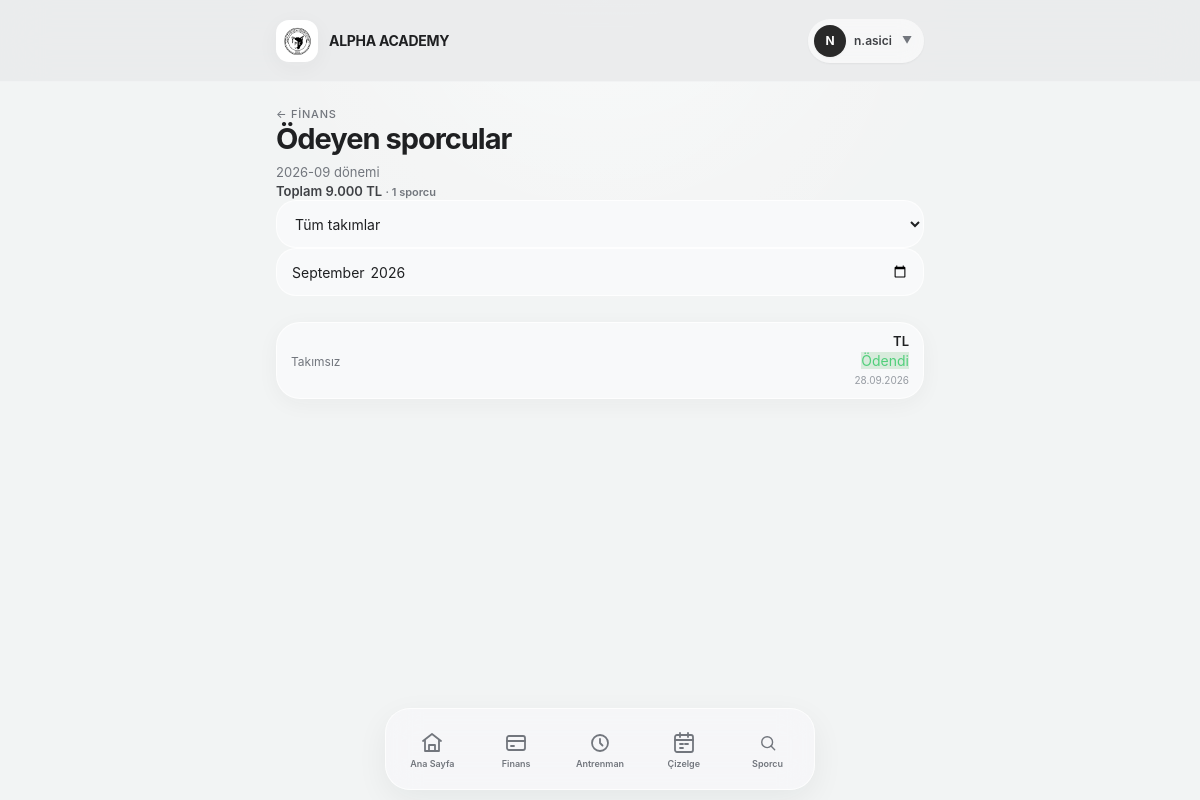
Page /dashboard/payment-status/paid/ (signed in) on the earlier database version.
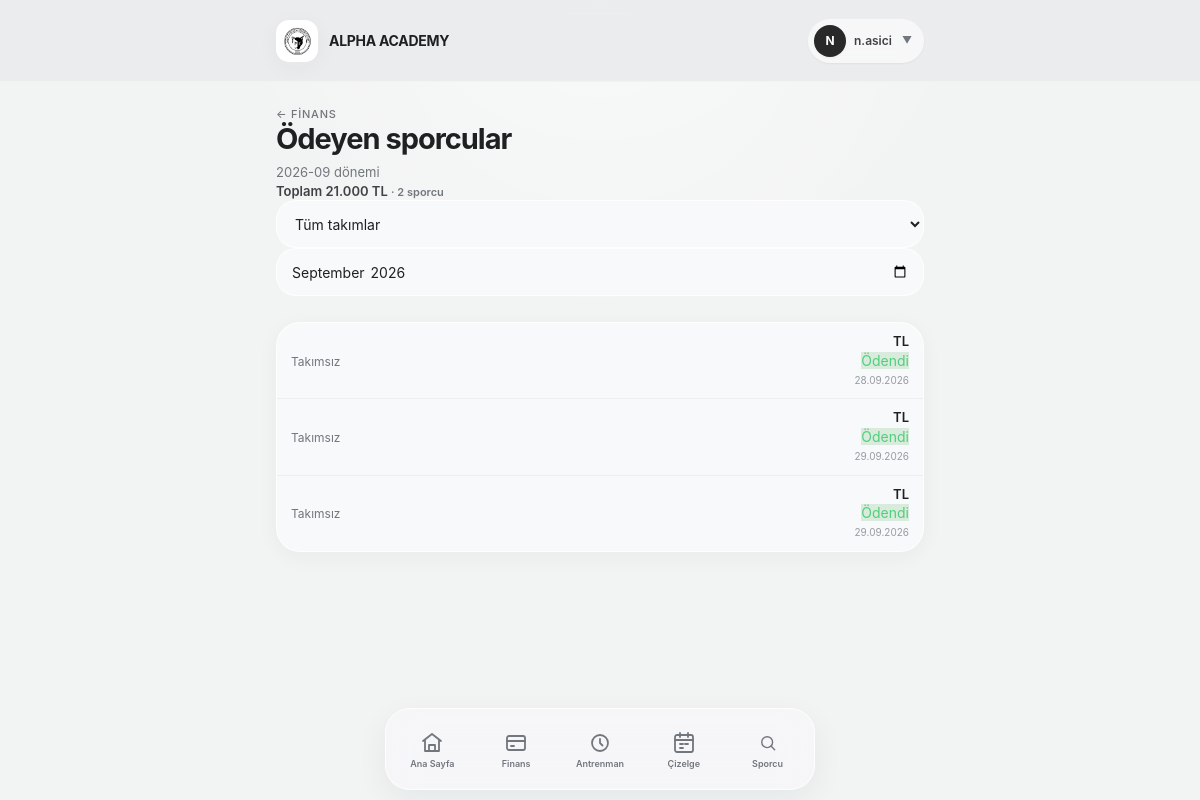
Same page on the later database version.
### finance/models.py (models this page shows, shortened)
class PaymentRecord(models.Model):
    PAYMENT_TYPE_CHOICES = [
        ('fee', 'Aidat'),
        ('donation', 'Bağış'),
        ('membership', 'Üyelik'),
        ('bank_transfer', 'Banka / Havale Geliri'),
        ('equipment_sale', 'Malzeme Satışı'),
        ('sponsorship', 'Sponsorluk'),
        ('camping_fee', 'Kamp Ücreti'),
        ('other', 'Diğer'),
    ]
    PAYMENT_METHOD_CHOICES = [
        ('bank', 'Banka Transferi / EFT / Havale'),
        ('cash', 'Nakit'),
        ('credit_card', 'Kredi Kartı'),
        ('other', 'Diğer'),
    ]
    STATUS_CHOICES = [
        ('pending', 'Bekliyor'),
        ('paid', 'Ödendi'),
        ('cancelled', 'İptal Edildi'),
    ]
    athlete = models.ForeignKey(
        Athlete,
        on_delete=models.CASCADE,
        related_name='payments',
        verbose_name="Sporcu",
        null=True,  # Sporcuya bağlı olmayan genel kulüp bağışları/gelirleri için null yapılabilir
        blank=True
    )
    payment_type = models.CharField(
        max_length=30,
        choices=PAYMENT_TYPE_CHOICES,
        default='fee',
        verbose_name="Ödeme Türü"
    )
    payment_method = models.CharField(
        max_length=20,
        choices=PAYMENT_METHOD_CHOICES,
        default='bank',
        verbose_name="Ödeme Yöntemi"
    )
    period = models.CharField(
        max_length=7,
        db_index=True,
        help_text="Format: YYYY-MM (Örn: 2026-08)",
        verbose_name="Gelir Dönemi"
    )
    amount = models.IntegerField(
        verbose_name="Tutar (TL)"
    )
    status = models.CharField(
        max_length=20,
        choices=STATUS_CHOICES,
        default='pending',
        verbose_name="Ödeme Durumu"
    )
    due_date = models.DateField(
        verbose_name="Son Ödeme Tarihi"
    )
    paid_at = models.DateTimeField(
        null=True,
        blank=True,
        verbose_name="Ödenme Zamanı"
    )
    collected_by = models.ForeignKey(
        settings.AUTH_USER_MODEL,
        on_delete=models.SET_NULL,
        null=True,
        blank=True,
        related_name='collected_payments',
        verbose_name="Tahsil Eden"
    )
    notes = models.TextField(
        blank=True,
        null=True,
        verbose_name="Not / Dekont No / Açıklama"
    )
    created_at = models.DateTimeField(auto_now_add=True)
    class Meta:
        verbose_name = "Gelir Kaydı"
        verbose_name_plural = "Gelir Kayıtları"
        ordering = ['-period', 'created_at']

### dashboard/account_views.py (the view)
# urls.py: path("payment-status/<str:payment_status>/", payment_status_list, name="payment-status-list"),
@login_required
def payment_status_list(request, payment_status):
    if payment_status not in {'paid', 'pending'}:
        return redirect('finance-dashboard')
    period = request.GET.get('period', date.today().strftime('%Y-%m'))
    team_id = request.GET.get('team', '')
    monthly_payments = PaymentRecord.objects.filter(period=period,status=payment_status)
    athletes_monthly_total = monthly_payments.values('athlete').annotate(
        athlete_total_amount=Sum('amount')
    )
    athlete_payments_list = []
    for athlete_total in athletes_monthly_total:
        athlete_payments = {}
        athlete_payments['athlete_id'] = athlete_total['athlete']
        athlete_payments['total_payment'] = athlete_total['athlete_total_amount']
        athlete_payments['last_payment_date'] = monthly_payments.filter(athlete=athlete_total['athlete']).order_by('-paid_at').first().paid_at if monthly_payments.filter(athlete=athlete_total['athlete']).exists() else None
        for payment in monthly_payments.filter(athlete=athlete_total['athlete']):
            athlete_payments['name']= payment.athlete.get_full_name()
            athlete_payments.setdefault('details', []).append({
                'amount': payment.amount,
                'date': payment.paid_at,
            })
        athlete_payments_list.append(athlete_payments)
    payments = monthly_payments
    total_amount = athletes_monthly_total.aggregate(total=Sum('athlete_total_amount'))['total'] or 0
    athlete_count = athletes_monthly_total.aggregate(count=Count('athlete', distinct=True))['count'] or 0
    teams = Team.objects.filter(is_active=True).order_by('name')
    return render(request, 'dashboard/payment_status_list.html', {
        'athlete_payments_list': athlete_payments_list,
        'period': period,
        'payments': payments,
        'total_amount': total_amount,
        'athlete_count': athlete_count,
        'payment_status': payment_status,
        'status_label': 'Ödeyen sporcular' if payment_status == 'paid' else 'Bekleyen sporcular',
        'teams': teams,
        'selected_team': team_id,
    })

### athletes/models.py (called while the page is built)
    def get_full_name(self):
        return f"{self.first_name} {self.last_name}"

### users/models.py (called while the page is built)
    @property
    def is_club_admin(self):
        return self.role == self.Role.ADMIN

    @property
    def is_coach(self):
        return self.role == self.Role.COACH

### templates/dashboard/payment_status_list.html (shortened to what this page needs)
{% extends "base.html" %}
{% block content %}
    <div class="dashboard">
        <div class="page-header">
            <div>
                <div>
                    <a href="{% url 'finance-dashboard' %}?period={{ period }}{% if selected_team %}&team={{ selected_team }}{% endif %}"
                       class="page-eyebrow">
                        ← Finans
                    </a>
                    <h1 class="page-title">{{ status_label }}</h1>
                    <p class="page-description">{{ period }} dönemi</p>
                    <p class="ui-table-amount">
                        Toplam {{ total_amount|floatformat:0 }} TL
                        <span class="ui-table-category">· {{ athlete_count }} sporcu</span>
                    </p>
                </div>
                <form method="get">
                    <select name="team"
                            onchange="this.form.submit()"
                            class="ui-input">
                        <option value="">Tüm takımlar</option>
                    </select>
                    <label>
                        <input id="period"
                               type="month"
                               name="period"
                               value="{{ period }}"
                               onchange="this.form.submit()"
                               class="ui-input">
                    </label>
                </form>
            </div>
        </div>
        {% include "finance/partials/_payment_status_list.html" with payments=payments payment_status=payment_status status_label=status_label %}
    </div>
{% endblock %}

### templates/finance/partials/_payment_status_list.html (shortened to what this page needs)
       <section class="ui-section">
            <div class="ui-card ui-scroll-list">
                <div>
                    {% for athlete in payments %}
                        <a href="{% url 'athlete-manage-detail' athlete.pk %}"
                           class="ui-list-item">
                            <div class="ui-list-content">
                                <p class="ui-list-subtitle">
                                    {% if athlete.team %}
                                        {{ athlete.team.name }}
                                    {% else %}
                                        Takımsız
                                    {% endif %}
                                </p>
                            </div>
                            <div class="ui-list-end">
                                <p class="ui-list-value">
                                    {% if payment_status == "paid" %}
                                        {{ athlete.paid_amount|floatformat:0 }} TL
                                    {% else %}
                                        {{ athlete.amount|floatformat:0 }} TL
                                    {% endif %}
                                </p>
                                {% if payment_status == "paid" %}
                                    <div>
                                        {% if athlete.fee_type == "fee" and athlete.paid_amount < athlete.amount %}
                                            <span class="ui-badge-danger">{{ athlete.amount|floatformat:0 }} • Kısmi</span>
                                        {% else %}
                                            <span class="ui-badge-success">Ödendi</span>
                                        {% endif %}
                                    </div>
                                    {% if athlete.paid_at %}
                                        <p class="ui-list-meta">{{ athlete.paid_at|date:'d.m.Y' }}</p>
                                    {% endif %}
                                {% else %}
                                    <span class="ui-list-meta">Bekliyor</span>
                                {% endif %}
                            </div>
                        </a>
                    {% empty %}
                        <div class="ui-empty">
                            <div class="ui-empty-icon">—</div>
                            <p class="ui-empty-description">Bu dönem için {{ status_label|lower }} bulunmuyor.</p>
                        </div>
                    {% endfor %}
                </div>
            </div>
        </section>

Differences in the rows shown:
added PaymentRecord: paid_at "29.09.2026"
added PaymentRecord: paid_at "29.09.2026"
Other differences:
{{ total_amount|floatformat:0 }}: "9.000" → "21.000"
{{ athlete_count }}: "1" → "2"
